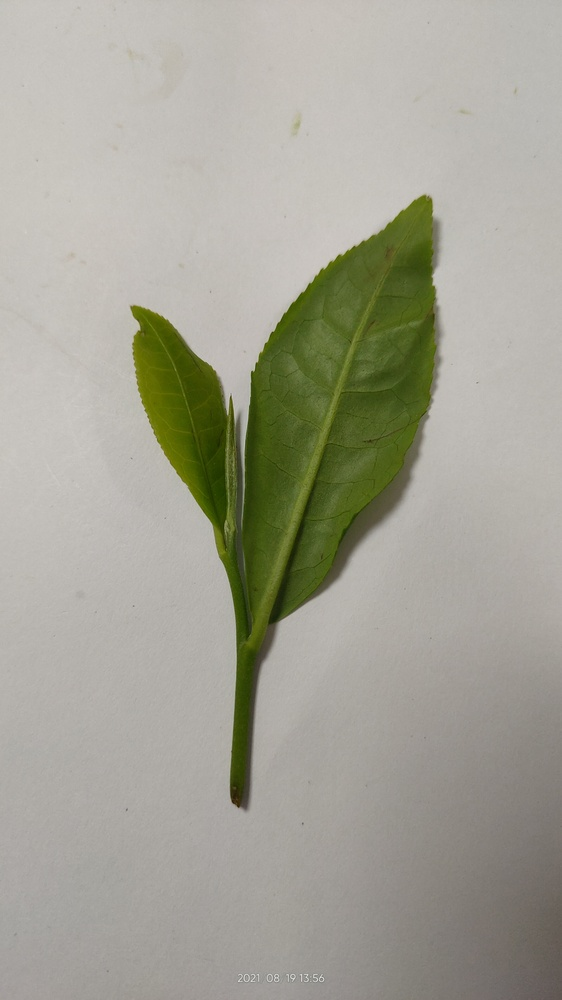
#> input picture src/image.jpg, 562 x 1000 px, shrunk from 2160 x 3840 before the run
$ python -i segments.py   (imports and definitions only)
#> lines starting #> are read from the running program, lines starting #| are printed output that depends on the picture; after the words box and inside, x2 and y2 are one past the last pixel; in counts of white or black regions, pixels touching at a corner belong together
import cv2 as cv


def segments(filename):
#> called with filename = 'image.jpg'
    image = cv.imread(filename)
#> image is the input picture: shape (1000, 562, 3); mean B, G, R 149.5, 162.5, 163.6
    if image is not None:
        original = image.copy()
        gray = cv.cvtColor(image, cv.COLOR_BGR2GRAY)
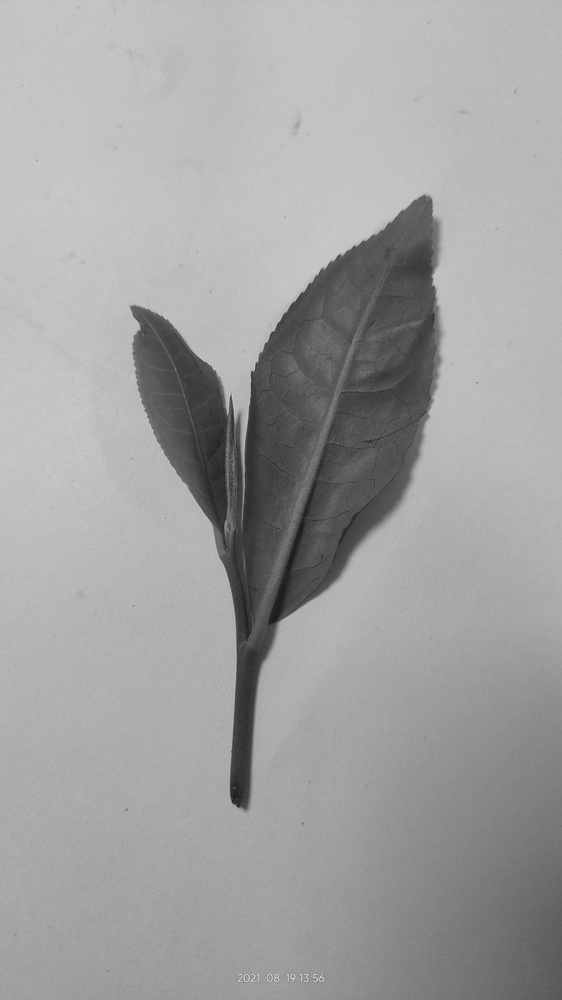
#> gray: shape (1000, 562); min 25, max 227, mean 161.2
        thresh = cv.threshold(gray, 0, 255, cv.THRESH_BINARY_INV + cv.THRESH_OTSU)[1]
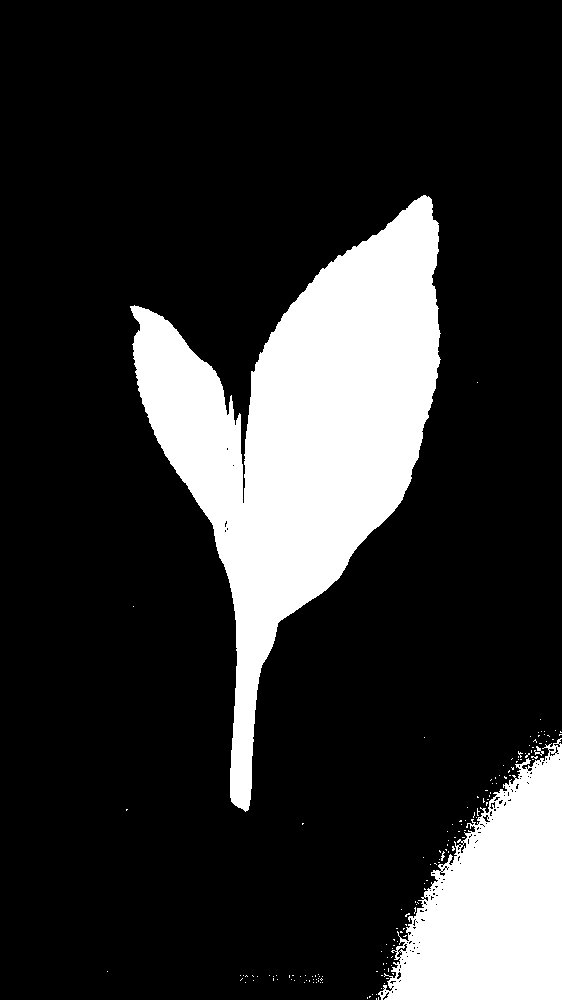
#> thresh: shape (1000, 562); 18.7% white; 154 white regions (150 under 20 px), largest, box (x1, y1, x2, y2) and area: (130, 195, 441, 812) 75923, (378, 738, 562, 1000) 28655, (534, 746, 544, 756) 42, (441, 851, 445, 861) 20

        # Morph close
        kernel = cv.getStructuringElement(cv.MORPH_RECT, (7, 7))
        close = cv.morphologyEx(thresh, cv.MORPH_CLOSE, kernel, iterations=3)
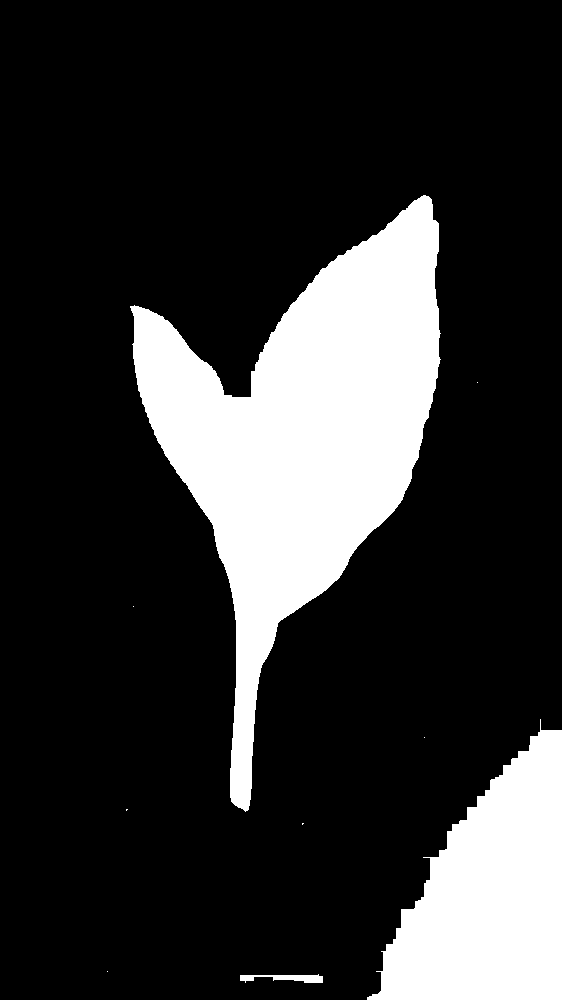
#> close: shape (1000, 562); 19.6% white; 9 white regions (6 under 20 px)

        # Find contours and extract ROI
        cnts = cv.findContours(close, cv.RETR_EXTERNAL, cv.CHAIN_APPROX_SIMPLE)
#> cnts = 9 contours, 6 with area under 20; largest, box (x1, y1, x2, y2) and area: (130, 195, 441, 812) 76044, (367, 719, 562, 1000) 32338, (240, 974, 323, 983) 346
        cnts = cnts[0] if len(cnts) == 2 else cnts[1]
        num = 0

        for c in cnts:
            x, y, w, h = cv.boundingRect(c)
            print(w, h)
            cv.rectangle(image, (x, y), (x + w, y + h), (36, 255, 12), 2)
            ROI = original[y : y + h, x : x + w]
            if w > 200 and h > 200:
                cv.imwrite("temp/images/seg_{}.png".format(num), ROI)
            num += 1
#> this loop made 9 passes
#> (x, y, w, h, ROI) on passes 2, 5, 7, 8: (107, 971, 1, 1, [[123, 128, 131]]), (424, 737, 1, 1, [[125, 129, 134]]), (133, 606, 1, 1, [[124, 129, 132]]), (477, 382, 1, 1, [[124, 131, 134]])
#> (x, y, w, h) on passes 1, 6, 9: (240, 974, 83, 9), (367, 719, 195, 281), (130, 195, 311, 617)
#| 83 9
#| 1 1
#| 2 2
#| 2 2
#| 1 1
#| 195 281
#| 1 1
#| 1 1
#> (further printed lines are left out)
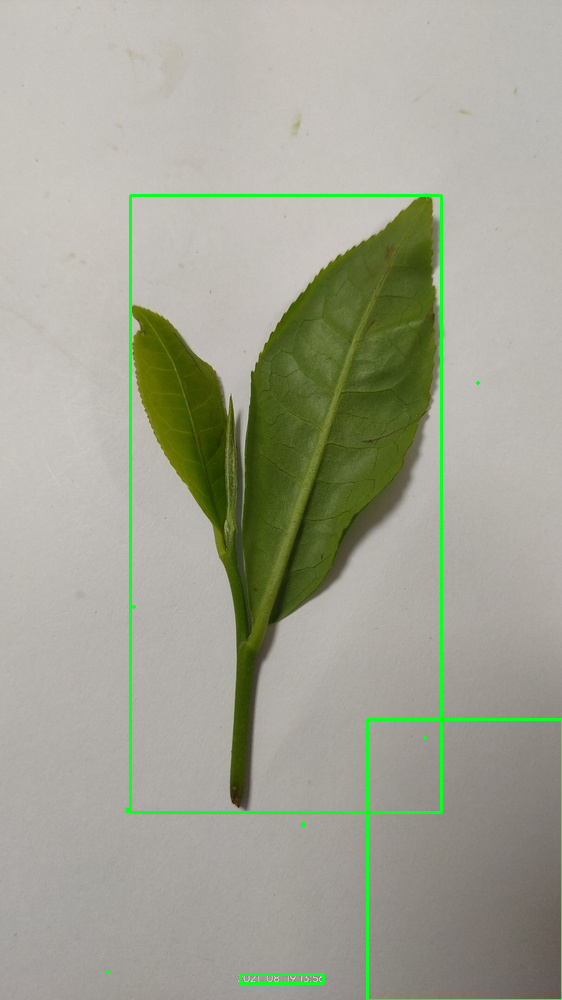
#> image: shape (1000, 562, 3); 1.44% of pixels changed, all inside (x1, y1, x2, y2) = (106, 194, 562, 1000)
#> after the loop, num = 9

        return thresh
    else:
        return None

>>> result = segments('image.jpg')

$ run again, on src/resized.jpg
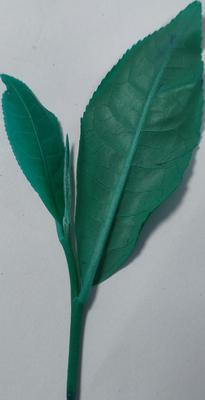
#> input picture src/resized.jpg, 205 x 400 px
#> in segments, image is the input picture: shape (400, 205, 3); mean B, G, R 137.6, 141.2, 112.9
#> in segments, `thresh = cv.threshold(gray, 0, 255, cv.THRESH_BINARY_INV + cv.THRESH_O..`:
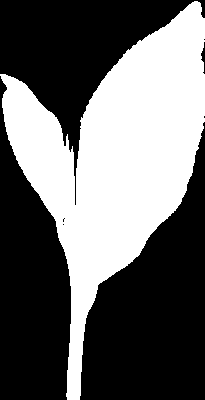
#> thresh: shape (400, 205); 40.7% white; 1 white region, box (x1, y1, x2, y2) and area: (0, 1, 205, 400) 33334
#> close: shape (400, 205); 41.9% white; 1 white region
#> cnts = 1 contour; box (x1, y1, x2, y2) and area: (0, 0, 205, 400) 33878
#> the loop in segments, `for c in cnts:` made 1 pass
#> (x, y, w, h, num) on pass 1: (0, 0, 205, 400, 1)
#> (printed output is left out)
#> after the loop in segments, `for c in cnts:`:
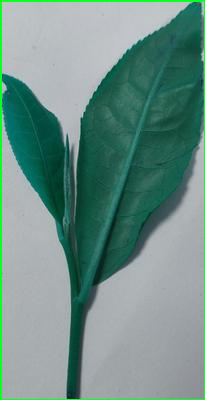
#> image: shape (400, 205, 3); 2.2% of pixels changed, all inside (x1, y1, x2, y2) = (0, 0, 205, 400)
#> after the loop in segments, `for c in cnts:`: num = 1
